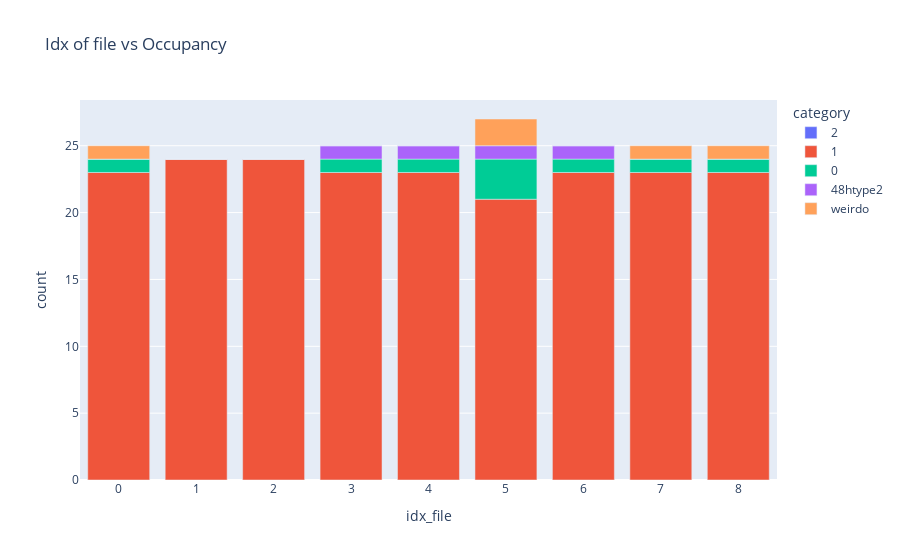

Notebook code cell kept with this figure:
### Code cell
tuple_metainfo = ReadStructure.Metainfo.get_tuple_metainfo(coor_ref_structure_48n24_expanded, litype, el = "Li")
coor_48htype1_metainfo = ReadStructure.Metainfo.get_coor_48htype1_metainfo(coor_ref_structure_48n24_expanded, el = 'Li')

df_mapping_metainfo_sorted = df_mapping_metainfo.sort_values("toten [eV]", ascending=True).reset_index()

idx_coor_cage_order = {0: np.array([0.97111, 0.25   , 0.25   ]), 3: np.array([0.02889, 0.75   , 0.25   ]),
                       1: np.array([0.02889, 0.25   , 0.75   ]), 2: np.array([0.97111, 0.75   , 0.75   ])}

coor_24g_array = np.array([item['coor'] for sublist in tuple_metainfo.values() for item in sublist if item['type'] == '24g'])
centroids, labels = Operation.KMeans.kmeans_cluster_atoms(coor_24g_array, amount_clusters = 4)
Operation.KMeans.create_POSCAR_atoms_centroids_appended(coor_24g_array, centroids, direc_restructure_destination, lattice_constant, filename = "POSCAR_24g_centroids4")

idx_cage_coor_24g = ReadStructure.Metainfo.get_idx_cage_coor_24g(coor_24g_array, labels, idx_coor_cage_order, amount_clusters = 4)
tuple_cage_metainfo = ReadStructure.Metainfo.get_tuple_cage_metainfo(tuple_metainfo, idx_cage_coor_24g)


category_labels_occupancy = {
    '2': '2',
    '1': '1',
    '0': '0',
    '48htype1': '48htype2',
    'weirdo': 'weirdo'
    # ... add more as needed
}

Movement.Occupancy.get_occupancy(df_mapping_metainfo_sorted, coor_ref_structure_48n24_expanded, tuple_cage_metainfo, el = "Li")
df_occupancy = Plot.Movement.Occupancy.plot_occupancy(df_mapping_metainfo_sorted, category_labels_occupancy)

### Figure 1 — Plotly figure (JSON) as saved in the notebook; plotly's stock layout.template omitted (floating-point values rounded to 4 significant figures)
{"data": [{"alignmentgroup": "True", "hovertemplate": "category=2<br>idx_file=%{x}<br>count=%{y}<extra></extra>", "legendgroup": "2", "marker": {"color": "#636efa", "pattern": {"shape": ""}}, "name": "2", "offsetgroup": "2", "orientation": "v", "showlegend": true, "textposition": "auto", "type": "bar", "x": [0, 1, 2, 3, 4, 5, 6, 7, 8], "xaxis": "x", "y": [0, 0, 0, 0, 0, 0, 0, 0, 0], "yaxis": "y"}, {"alignmentgroup": "True", "hovertemplate": "category=1<br>idx_file=%{x}<br>count=%{y}<extra></extra>", "legendgroup": "1", "marker": {"color": "#EF553B", "pattern": {"shape": ""}}, "name": "1", "offsetgroup": "1", "orientation": "v", "showlegend": true, "textposition": "auto", "type": "bar", "x": [0, 1, 2, 3, 4, 5, 6, 7, 8], "xaxis": "x", "y": [23, 24, 24, 23, 23, 21, 23, 23, 23], "yaxis": "y"}, {"alignmentgroup": "True", "hovertemplate": "category=0<br>idx_file=%{x}<br>count=%{y}<extra></extra>", "legendgroup": "0", "marker": {"color": "#00cc96", "pattern": {"shape": ""}}, "name": "0", "offsetgroup": "0", "orientation": "v", "showlegend": true, "textposition": "auto", "type": "bar", "x": [0, 1, 2, 3, 4, 5, 6, 7, 8], "xaxis": "x", "y": [1, 0, 0, 1, 1, 3, 1, 1, 1], "yaxis": "y"}, {"alignmentgroup": "True", "hovertemplate": "category=48htype2<br>idx_file=%{x}<br>count=%{y}<extra></extra>", "legendgroup": "48htype2", "marker": {"color": "#ab63fa", "pattern": {"shape": ""}}, "name": "48htype2", "offsetgroup": "48htype2", "orientation": "v", "showlegend": true, "textposition": "auto", "type": "bar", "x": [0, 1, 2, 3, 4, 5, 6, 7, 8], "xaxis": "x", "y": [0, 0, 0, 1, 1, 1, 1, 0, 0], "yaxis": "y"}, {"alignmentgroup": "True", "hovertemplate": "category=weirdo<br>idx_file=%{x}<br>count=%{y}<extra></extra>", "legendgroup": "weirdo", "marker": {"color": "#FFA15A", "pattern": {"shape": ""}}, "name": "weirdo", "offsetgroup": "weirdo", "orientation": "v", "showlegend": true, "textposition": "auto", "type": "bar", "x": [0, 1, 2, 3, 4, 5, 6, 7, 8], "xaxis": "x", "y": [1, 0, 0, 0, 0, 2, 0, 1, 1], "yaxis": "y"}], "layout": {"barmode": "relative", "legend": {"title": {"text": "category"}, "tracegroupgap": 0}, "title": {"text": "Idx of file vs Occupancy"}, "xaxis": {"anchor": "y", "domain": [0, 1], "title": {"text": "idx_file"}}, "yaxis": {"anchor": "x", "domain": [0, 1], "title": {"text": "count"}}}}
